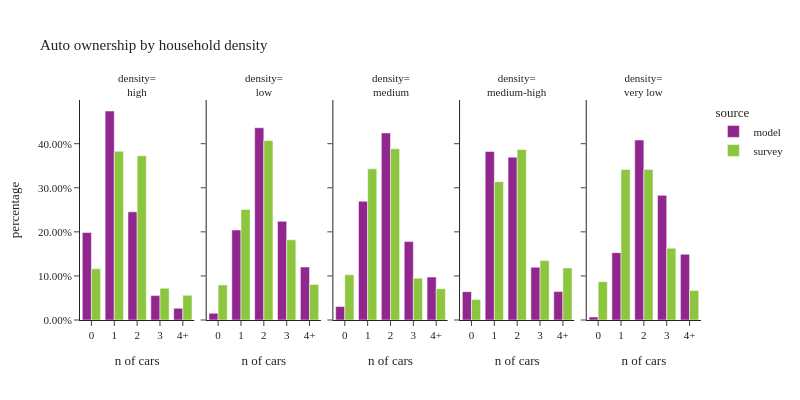

Here is the notebook cell this chart was saved with:
### Code cell
plot_auto(hh.dropna(subset=['hh_1_4group']),'hh_1_4group','household density','density')

### Figure 1 — Plotly figure (JSON) as saved in the notebook; plotly's stock layout.template omitted (floating-point values rounded to 4 significant figures)
{"data": [{"alignmentgroup": "True", "customdata": [[86111], [205824], [106502], [24025], [11581]], "hovertemplate": "source=model<br>hh_1_4group=high<br>hhvehs_4+=%{x}<br>percentage=%{y}<br>sample count=%{customdata[0]}<extra></extra>", "legendgroup": "model", "marker": {"color": "#91268F", "pattern": {"shape": ""}}, "name": "model", "offsetgroup": "model", "orientation": "v", "showlegend": true, "textposition": "auto", "type": "bar", "x": ["0", "1", "2", "3", "4+"], "xaxis": "x", "y": [0.1984, 0.4742, 0.2454, 0.05535, 0.02668], "yaxis": "y"}, {"alignmentgroup": "True", "customdata": [[3337], [44299], [94674], [48606], [26107]], "hovertemplate": "source=model<br>hh_1_4group=low<br>hhvehs_4+=%{x}<br>percentage=%{y}<br>sample count=%{customdata[0]}<extra></extra>", "legendgroup": "model", "marker": {"color": "#91268F", "pattern": {"shape": ""}}, "name": "model", "offsetgroup": "model", "orientation": "v", "showlegend": false, "textposition": "auto", "type": "bar", "x": ["0", "1", "2", "3", "4+"], "xaxis": "x2", "y": [0.01538, 0.2041, 0.4362, 0.224, 0.1203], "yaxis": "y2"}, {"alignmentgroup": "True", "customdata": [[13347], [116912], [184143], [77193], [42240]], "hovertemplate": "source=model<br>hh_1_4group=medium<br>hhvehs_4+=%{x}<br>percentage=%{y}<br>sample count=%{customdata[0]}<extra></extra>", "legendgroup": "model", "marker": {"color": "#91268F", "pattern": {"shape": ""}}, "name": "model", "offsetgroup": "model", "orientation": "v", "showlegend": false, "textposition": "auto", "type": "bar", "x": ["0", "1", "2", "3", "4+"], "xaxis": "x3", "y": [0.03077, 0.2695, 0.4245, 0.1779, 0.09736], "yaxis": "y3"}, {"alignmentgroup": "True", "customdata": [[27898], [165955], [160449], [51941], [27978]], "hovertemplate": "source=model<br>hh_1_4group=medium-high<br>hhvehs_4+=%{x}<br>percentage=%{y}<br>sample count=%{customdata[0]}<extra></extra>", "legendgroup": "model", "marker": {"color": "#91268F", "pattern": {"shape": ""}}, "name": "model", "offsetgroup": "model", "orientation": "v", "showlegend": false, "textposition": "auto", "type": "bar", "x": ["0", "1", "2", "3", "4+"], "xaxis": "x4", "y": [0.06425, 0.3822, 0.3695, 0.1196, 0.06443], "yaxis": "y4"}, {"alignmentgroup": "True", "customdata": [[1477], [33172], [88606], [61383], [32369]], "hovertemplate": "source=model<br>hh_1_4group=very low<br>hhvehs_4+=%{x}<br>percentage=%{y}<br>sample count=%{customdata[0]}<extra></extra>", "legendgroup": "model", "marker": {"color": "#91268F", "pattern": {"shape": ""}}, "name": "model", "offsetgroup": "model", "orientation": "v", "showlegend": false, "textposition": "auto", "type": "bar", "x": ["0", "1", "2", "3", "4+"], "xaxis": "x5", "y": [0.006806, 0.1529, 0.4083, 0.2829, 0.1492], "yaxis": "y5"}, {"alignmentgroup": "True", "customdata": [[95], [277], [154], [32], [12]], "hovertemplate": "source=survey<br>hh_1_4group=high<br>hhvehs_4+=%{x}<br>percentage=%{y}<br>sample count=%{customdata[0]}<extra></extra>", "legendgroup": "survey", "marker": {"color": "#8CC63E", "pattern": {"shape": ""}}, "name": "survey", "offsetgroup": "survey", "orientation": "v", "showlegend": true, "textposition": "auto", "type": "bar", "x": ["0", "1", "2", "3", "4+"], "xaxis": "x", "y": [0.1162, 0.3829, 0.3728, 0.07207, 0.05599], "yaxis": "y"}, {"alignmentgroup": "True", "customdata": [[103], [293], [203], [67], [27]], "hovertemplate": "source=survey<br>hh_1_4group=low<br>hhvehs_4+=%{x}<br>percentage=%{y}<br>sample count=%{customdata[0]}<extra></extra>", "legendgroup": "survey", "marker": {"color": "#8CC63E", "pattern": {"shape": ""}}, "name": "survey", "offsetgroup": "survey", "orientation": "v", "showlegend": false, "textposition": "auto", "type": "bar", "x": ["0", "1", "2", "3", "4+"], "xaxis": "x2", "y": [0.07961, 0.2508, 0.4071, 0.1819, 0.08063], "yaxis": "y2"}, {"alignmentgroup": "True", "customdata": [[214], [439], [315], [65], [38]], "hovertemplate": "source=survey<br>hh_1_4group=medium<br>hhvehs_4+=%{x}<br>percentage=%{y}<br>sample count=%{customdata[0]}<extra></extra>", "legendgroup": "survey", "marker": {"color": "#8CC63E", "pattern": {"shape": ""}}, "name": "survey", "offsetgroup": "survey", "orientation": "v", "showlegend": false, "textposition": "auto", "type": "bar", "x": ["0", "1", "2", "3", "4+"], "xaxis": "x3", "y": [0.1026, 0.343, 0.3885, 0.09493, 0.07104], "yaxis": "y3"}, {"alignmentgroup": "True", "customdata": [[106], [335], [198], [53], [25]], "hovertemplate": "source=survey<br>hh_1_4group=medium-high<br>hhvehs_4+=%{x}<br>percentage=%{y}<br>sample count=%{customdata[0]}<extra></extra>", "legendgroup": "survey", "marker": {"color": "#8CC63E", "pattern": {"shape": ""}}, "name": "survey", "offsetgroup": "survey", "orientation": "v", "showlegend": false, "textposition": "auto", "type": "bar", "x": ["0", "1", "2", "3", "4+"], "xaxis": "x4", "y": [0.04668, 0.3139, 0.3867, 0.1348, 0.118], "yaxis": "y4"}, {"alignmentgroup": "True", "customdata": [[105], [297], [216], [66], [29]], "hovertemplate": "source=survey<br>hh_1_4group=very low<br>hhvehs_4+=%{x}<br>percentage=%{y}<br>sample count=%{customdata[0]}<extra></extra>", "legendgroup": "survey", "marker": {"color": "#8CC63E", "pattern": {"shape": ""}}, "name": "survey", "offsetgroup": "survey", "orientation": "v", "showlegend": false, "textposition": "auto", "type": "bar", "x": ["0", "1", "2", "3", "4+"], "xaxis": "x5", "y": [0.08704, 0.3417, 0.3416, 0.1628, 0.06686], "yaxis": "y5"}], "layout": {"annotations": [{"font": {}, "showarrow": false, "text": "density=<br>high", "x": 0.092, "xanchor": "center", "xref": "paper", "y": 1, "yanchor": "bottom", "yref": "paper"}, {"font": {}, "showarrow": false, "text": "density=<br>low", "x": 0.296, "xanchor": "center", "xref": "paper", "y": 1, "yanchor": "bottom", "yref": "paper"}, {"font": {}, "showarrow": false, "text": "density=<br>medium", "x": 0.5, "xanchor": "center", "xref": "paper", "y": 1, "yanchor": "bottom", "yref": "paper"}, {"font": {}, "showarrow": false, "text": "density=<br>medium-high", "x": 0.704, "xanchor": "center", "xref": "paper", "y": 1, "yanchor": "bottom", "yref": "paper"}, {"font": {}, "showarrow": false, "text": "density=<br>very low", "x": 0.908, "xanchor": "center", "xref": "paper", "y": 1, "yanchor": "bottom", "yref": "paper"}], "barmode": "group", "font": {"size": 11}, "height": 400, "legend": {"title": {"text": "source"}, "tracegroupgap": 0}, "title": {"text": "Auto ownership by household density"}, "width": 800, "xaxis": {"anchor": "y", "domain": [0, 0.184], "title": {"text": "n of cars"}}, "xaxis2": {"anchor": "y2", "domain": [0.204, 0.388], "matches": "x", "title": {"text": "n of cars"}}, "xaxis3": {"anchor": "y3", "domain": [0.408, 0.592], "matches": "x", "title": {"text": "n of cars"}}, "xaxis4": {"anchor": "y4", "domain": [0.612, 0.796], "matches": "x", "title": {"text": "n of cars"}}, "xaxis5": {"anchor": "y5", "domain": [0.816, 1], "matches": "x", "title": {"text": "n of cars"}}, "yaxis": {"anchor": "x", "domain": [0, 1], "tickformat": ".2%", "title": {"text": "percentage"}}, "yaxis2": {"anchor": "x2", "domain": [0, 1], "matches": "y", "showticklabels": false, "tickformat": ".2%"}, "yaxis3": {"anchor": "x3", "domain": [0, 1], "matches": "y", "showticklabels": false, "tickformat": ".2%"}, "yaxis4": {"anchor": "x4", "domain": [0, 1], "matches": "y", "showticklabels": false, "tickformat": ".2%"}, "yaxis5": {"anchor": "x5", "domain": [0, 1], "matches": "y", "showticklabels": false, "tickformat": ".2%"}}}
